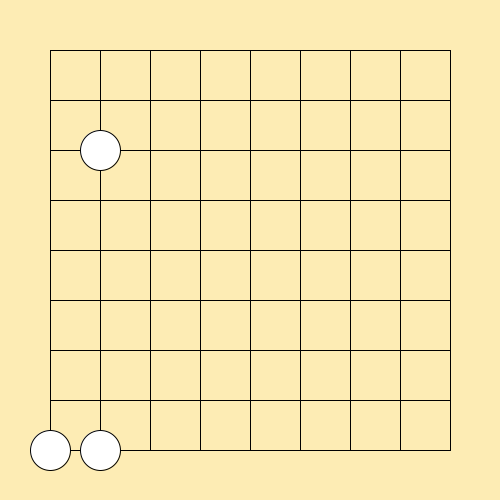
Frame 1 (no input)
Frame 60 (the mouse pressed at the canvas centre just before this capture): identical to frame 1, image omitted
Frame 120 (the mouse held since frame 60 and released just before this capture): identical to frame 1, image omitted

The Processing sketch that drew this single still picture (run headless with seeded random() and noise(); from frame 60 on, the mouse is pressed at the canvas centre):

// Processing sketch: week07_6_add_go
// ── week07_6_add_go.pde
//陣列、for迴圈: 五子棋(棋盤)
//int go[9][9]; C語言
//int [][]go = new int[9][9];//Java/processing
int [][]go = 
{
  {0,0,0,0,0,0,0,0,0},
  {0,0,0,0,0,0,0,0,0},
  {0,1,0,0,0,0,0,0,0},
  {0,0,0,0,0,0,0,0,0},
  {0,0,0,0,0,0,0,0,0},
  {0,0,0,0,0,0,0,0,0},
  {0,0,0,0,0,0,0,0,0},
  {0,0,0,0,0,0,0,0,0},
  {1,1,0,0,0,0,0,0,0}
};
void setup()
{
  size(500,500);
}
void draw()
{
  background(253,236,180);
  for(int i=0; i<9; i++)
  {
    line(50+50*i, 50, 50+50*i, 450);
    line(50, 50+50*i, 450, 50+50*i);
  }
  for(int i=0; i<9; i++)
  {
    for(int j=0; j<9; j++)
    {
      if(go[i][j]==1) 
      {
        int x=50+50*j, y=50+50*i;
        fill(255); ellipse(x,y,40,40);
      }
    }
  }
}
